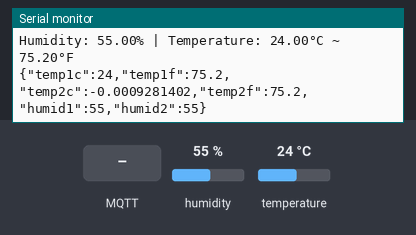
A sketch run on a simulated ESP32. Shown: the last lines printed to the serial monitor. The test bench sets the inputs (shaded band); at power-on: humidity 55 %, temperature 24 °C. WiFi joins after 1.5 s; servers stay silent unless stated; no MQTT or app messages arrive unless stated.

Above: at 2.7 s.
2.8 s: MQTT message "1" arrives on the first subscribed topic
At 4.4 s:
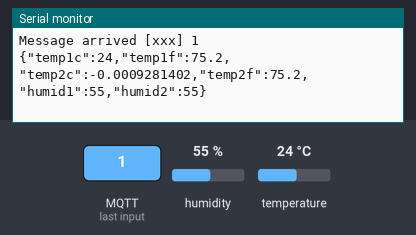
5.0 s: MQTT message "on" arrives on the first subscribed topic
At 5.9 s:
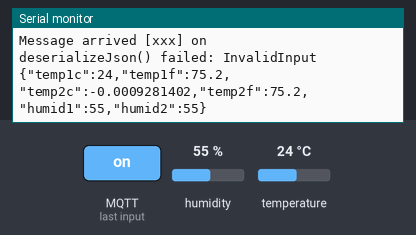
7.1 s: MQTT message "off" arrives on the first subscribed topic
At 8.4 s:
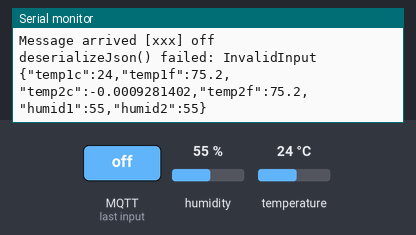
9.1 s: humidity set to 22 %
At 10.4 s:
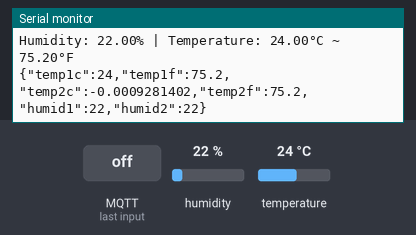
10.6 s: temperature set to 12 °C
At 11.5 s:
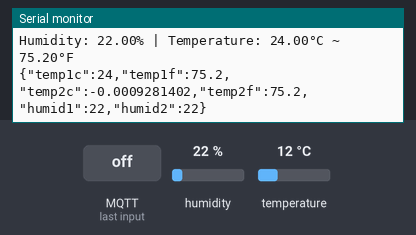
12.1 s: humidity set to 40 %
At 13.5 s:
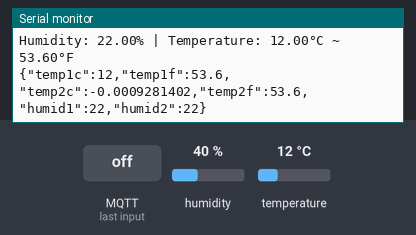
Timing chart, 0 to 14.6 s (numbered marks = the images above; inputs shaded):
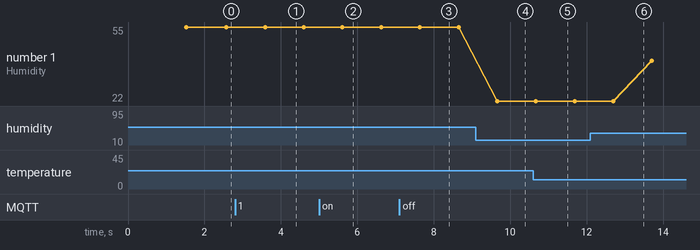

Measured:
- after the input at 2.8 s, the serial monitor: prints a new line after 0.79 s (image 1)
- after the input at 5.0 s, the serial monitor: prints a new line after 0.61 s (image 2)
- after the input at 7.1 s, the serial monitor: prints a new line after 0.54 s (image 3)
- after the input at 9.1 s, the serial monitor: prints a new line after 0.56 s (image 4)
- after the input at 10.6 s, the serial monitor: prints a new line after 0.07 s (image 5)
- after the input at 12.1 s, the serial monitor: prints a new line after 0.59 s (image 6)
- plotted number 1: 55 → 22 after the input at 9.1 s, 22 → 40 after the input at 12.1 s

The sketch:

node.ino
```cpp
#include <WiFi.h>
#include <PubSubClient.h>
#include <ArduinoJson.h>
#include <DHT.h>
#include <EEPROM.h>
// WiFi credentials
const char* ssid = "xxx";
const char* password = "xxx";

// MQTT Broker
const char* mqtt_server = "192.168.x.x";
const char* mqtt_username = "xxx";
const char* mqtt_pass = "xxx";
const char* topic = "xxx";

// DHT22
#define DHT22_PIN 13
DHT dht22(DHT22_PIN, DHT22);
WiFiClient espClient;
PubSubClient client(espClient);
String PumpsDataTemp;
long lastMsg = 0;
void setup() {
  Serial.begin(115200);
  setup_wifi();
  client.setServer(mqtt_server, 1883);
  client.setCallback(callback);
}

void setup_wifi() {
  delay(10);
  Serial.println();
  Serial.print("Connecting to ");
  Serial.println(ssid);

  WiFi.begin(ssid, password);

  while (WiFi.status() != WL_CONNECTED) {
    delay(500);
    Serial.print(".");
  }

  Serial.println("");
  Serial.println("WiFi connected");
  Serial.println("IP address: ");
  Serial.println(WiFi.localIP());
  //DHT22 Begin
  dht22.begin();
}

void callback(char* topic, byte* payload, unsigned int length) {
  Serial.print("Message arrived [");
  Serial.print(topic);
  Serial.print("] ");

  // Create a buffer to store the payload
  char message[length + 1];
  for (unsigned int i = 0; i < length; i++) {
    message[i] = (char)payload[i];
  }
  message[length] = '\0'; // Null-terminate the string
  Serial.println(message);

  // Allocate a temporary JsonDocument
  StaticJsonDocument<200> doc;

  // Deserialize the JSON document
  DeserializationError error = deserializeJson(doc, message);
  // Test if parsing succeeds
  if (error) {
    Serial.print(F("deserializeJson() failed: "));
    Serial.println(error.f_str());
    return;
  }

  // Process the JSON data as needed
  // For example, if you have a key "value" in your JSON:
  if (doc.containsKey("value")) {
    int value = doc["value"];
    Serial.print("Value: ");
    Serial.println(value);
  }
}

void reconnect() {
  while (!client.connected()) {
    Serial.print("Attempting MQTT connection...");
    if (client.connect("ESP32Client", mqtt_username, mqtt_pass)) {
      Serial.println("connected");
      client.subscribe(topic);
    } else {
      Serial.print("failed, rc=");
      Serial.print(client.state());
      Serial.println(" try again in 5 seconds");
      delay(5000);
    }
  }
}
//void FanOnOff() {
// add soon function
//}
void TempHumidSensor(float &humid1,float &humid2,float &temp1c,float &temp1f,float &temp2c,float &temp2f) {
  humid1 = dht22.readHumidity();
  humid2 = dht22.readHumidity();
  temp1c = dht22.readTemperature();
  temp1f = dht22.readTemperature(true);
  temp1c = dht22.readTemperature();
  temp2f = dht22.readTemperature(true);
  if (isnan(humid1) || isnan(temp1c) || isnan(temp1c)) {
    Serial.println("Failed to read from DHT22 sensor!");
  } else {
    Serial.print("Humidity: ");
    Serial.print(humid1);
    Serial.print("% | ");
    Serial.print("Temperature: ");
    Serial.print(temp1c);
    Serial.print("°C ~ ");
    Serial.print(temp1f);
    Serial.println("°F");
  }
}
//void setConditionTemp() {
// add function soon
//}

void loop() {
  // this code show send more data key value to mqtt server :)
  const size_t capacity = JSON_OBJECT_SIZE(2) + 100; // Adjust capacity as needed
  char jsonBuffer[capacity];
  int FanData[] = {0, 0, 0, 0, 1, 1, 1, 1};
  int pump1Val = 1;
  int pump2Val = 0;
  JsonDocument doc;
  // Add an array.
  doc["pump1"] = 1;
  doc["pump2"] = 0;
  doc["temp1"] = 30.0;
  doc["temp2"] = 31.1;
  doc["humid1"] = 90.0;
  doc["humid2"] = 91.2;
  doc["node_id"] = "esp32_1";
  doc["power"] = 10;
  // add fan data
  int numFan = sizeof(FanData) / sizeof(FanData[0]);
  // Add data to array
  for (int i = 0; i < numFan; i++) {
    doc["fan"].add(FanData[i]);
  }
  // Serialize to a character buffer
  serializeJson(doc, jsonBuffer, capacity);
  // Now you have a char* pointer to the JSON data:
  char* jsonString = jsonBuffer;

  // temp humidity sensor set value and publish
  float humid1,humid2,temp1c,temp1f,temp2c,temp2f;
  TempHumidSensor(humid1,humid2,temp1c,temp1f,temp2c,temp2f);
  JsonDocument doc2;
  const size_t capacity2 = JSON_OBJECT_SIZE(2) + 100; // Adjust capacity as needed
  char jsonBuffer2[capacity2];
  doc2["temp1c"] = temp1c;
  doc2["temp1f"] = temp1f;
  doc2["temp2c"] = temp2c;
  doc2["temp2f"] = temp2f;
  doc2["humid1"] = humid1;
  doc2["humid2"] = humid2;
  serializeJson(doc2, jsonBuffer2, capacity2);
  char* JsonString2 = jsonBuffer2;

  if (!client.connected()) {
    reconnect();
  }

  Serial.println();
  client.loop();
  Serial.println(JsonString2);
  // nodemcu can publish and subscribe data :)
  client.publish("ESP32/NODE1/uplink/temphumid", JsonString2);
  client.subscribe("ESP32/NODE1/downlink/pumps");
  delay(1000);
}
```
